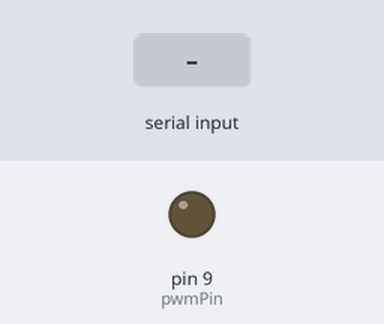
The sketch below on a simulated Arduino Uno, built with avr-gcc and run on an emulated ATmega328P. Parts: output pins drawn as LEDs (lit = HIGH). The inputs (shaded band) are chosen by the test bench. What the sketch prints to the serial monitor is not drawn.

Above: at 1.2 s.
1.3 s: "90,45,200\n" received over Serial
At 2.2 s:
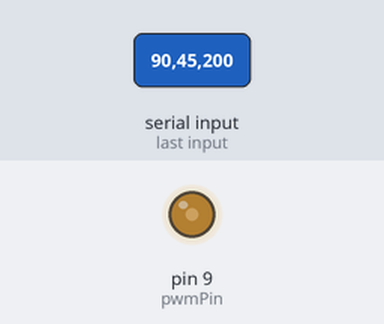
Timing chart, 0 to 8.8 s (numbered marks = the images above; inputs shaded):
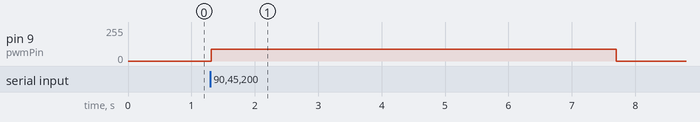

Measured:
- after the input at 1.3 s, pin 9 (pwmPin): 0/255 → 90/255 at once, → 0/255 6.4 s later

The sketch:

serial.ino
```cpp
#include <PWM.h>
#define pwmPin 9
int frequency = 12500;
int dutyCycle = 90;
int waktu = 30;


void setup() {
  Serial.begin(9600);
  InitTimersSafe();
  pinMode(pwmPin, OUTPUT);
}

void loop() {
  if (Serial.available() > 0) {
    int receivedFrequency = Serial.parseInt();
    int receivedDutyCycle = Serial.parseInt();
    int receivedTime = Serial.parseInt();

    if (receivedFrequency  >= 1 && receivedFrequency  <= 25000) {

      frequency = receivedFrequency;
      waktu = receivedTime;

      SetPinFrequencySafe(pwmPin, frequency);
      analogWrite(pwmPin, map(dutyCycle, 0, 100, 0, 255));

      pwmWrite(pwmPin, dutyCycle);
      delay(waktu * 1000);
    }

    else if (receivedFrequency  >= 1 && receivedFrequency  <= 25000 &&
             receivedDutyCycle >= 1 && receivedDutyCycle <= 100) {

      frequency = receivedFrequency;
      dutyCycle = receivedDutyCycle;
      waktu = receivedTime;

      SetPinFrequencySafe(pwmPin, frequency);
      analogWrite(pwmPin, map(dutyCycle, 0, 100, 0, 255));

      pwmWrite(pwmPin, dutyCycle);
      delay(waktu * 1000);
    }

    else {
      Serial.write("Frekuensi tidak valid. Gunakan frekuensi 1-25000 Hz.");

      SetPinFrequencySafe(pwmPin, 0);
      analogWrite(pwmPin, map(dutyCycle, 0, 100, 0, 255));

      pwmWrite(pwmPin, 0);
    }
  }
}
```
